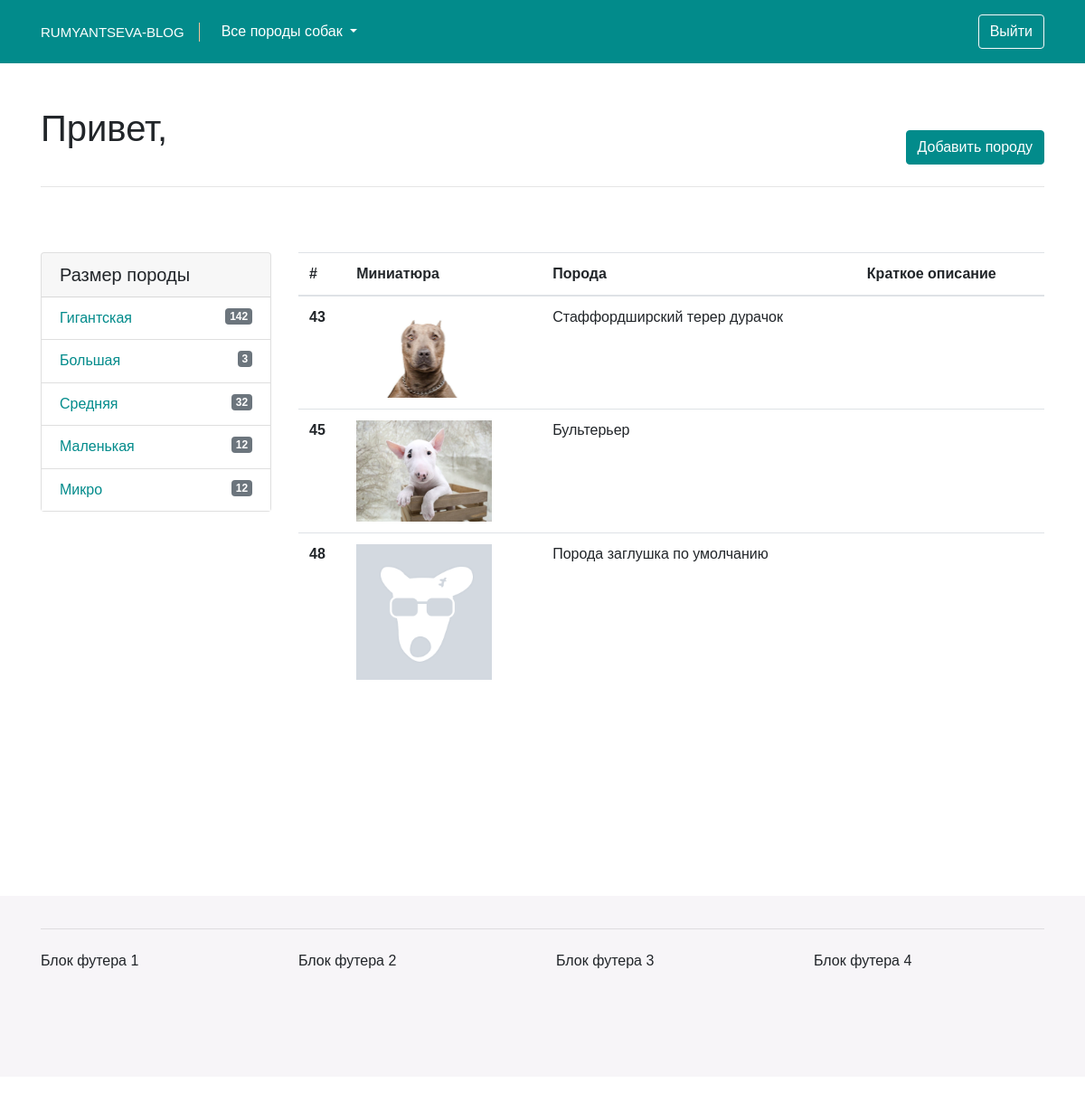
Page /cabinet.php on the earlier database version.
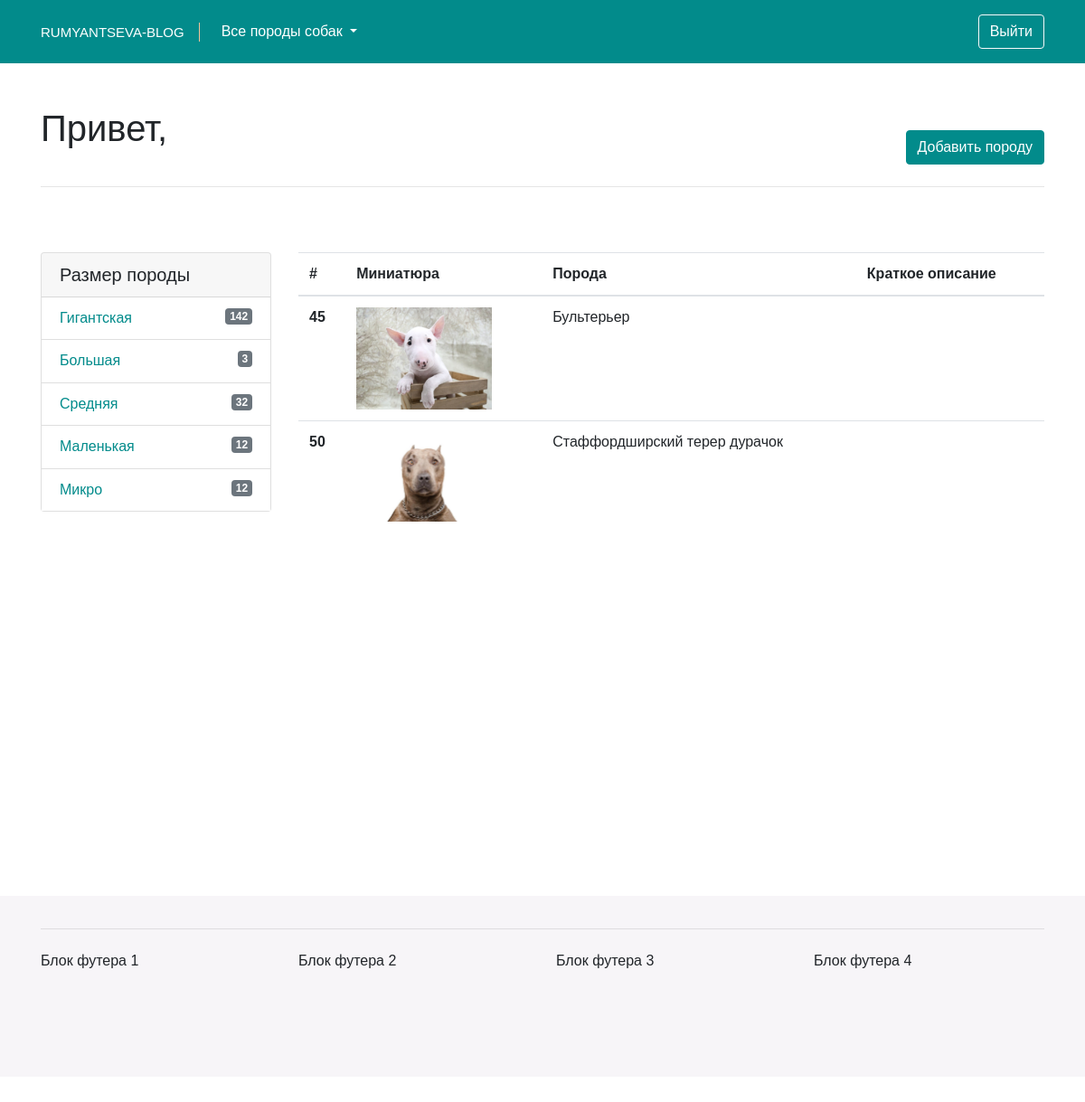
Same page on the later database version.
### tables this page shows
CREATE TABLE `breeds` (
  `id` int(11) NOT NULL,
  `title` varchar(255) NOT NULL,
  `short_content` text NOT NULL,
  `content` text NOT NULL,
  `category_id` int(11) NOT NULL,
  `author_id` int(11) NOT NULL,
  `image` varchar(255) NOT NULL,
  `date` timestamp NOT NULL DEFAULT CURRENT_TIMESTAMP,
  `status` int(1) NOT NULL DEFAULT '1'
);

### cabinet.php (the view, shortened to what this page needs)
<?php
require_once 'database/pdo-db.php';
$sql = "SELECT * FROM breeds";
$statement = $pdo->prepare($sql);
$statement->execute();
$breeds = $statement->fetchAll(PDO::FETCH_ASSOC);
?>
<!doctype html>
<html lang="ru">
<body>
<div class="section py-5">
	<div class="container">
		<div class="row justify-content-between">
			<div class="col-4">
				<h1 class="d-inline"><p>Привет, <?= $_SESSION['login'];?></p></h1>
			</div>
			<div class="col-4 align-self-end text-right">
				<a class="btn btn-custom" href="create.php">Добавить породу</a>
			</div>
		</div>
		<hr class="my-4">
	</div>
<div class="section py-5">
	<div class="container">
		<div class="row">
			<div class="col-lg-3">
				<div class="card mb-3">
					<article class="card-group-item">
						<header class="card-header"><h5 class="title">Размер породы</h5></header>
						<div class="filter-content">
							<div class="list-group list-group-flush">
								<a href="#" class="list-group-item">Гигантская <span class="float-right badge badge-secondary round">142</span> </a>
								<a href="#" class="list-group-item">Большая <span class="float-right badge badge-secondary round">3</span>  </a>
								<a href="#" class="list-group-item">Средняя <span class="float-right badge badge-secondary round">32</span>  </a>
								<a href="#" class="list-group-item">Маленькая <span class="float-right badge badge-secondary round">12</span>  </a>
								<a href="#" class="list-group-item">Микро <span class="float-right badge badge-secondary round">12</span>  </a>
							</div>
						</div>
					</article>
				</div>
			</div>
			<div class="col-lg-9">
				<table class="table">
					<thead>
					<tr>
						<th scope="col">#</th>
						<th scope="col">Миниатюра</th>
						<th scope="col">Порода</th>
						<th scope="col">Краткое описание</th>
					</tr>
					</thead>
					<tbody>
					<?php foreach($breeds as $breed): ?>
					<tr>
						<th scope="row"><?= $breed['id']; ?></th>
						<td ><img width="150px" class="img-md" src="uploads/<?= $breed['image'];?>"></td>
						<td><?= $breed['title']; ?></td>
						<td><?= $breed['short_content']; ?></td>
					</tr>
					<?php endforeach; ?>
					</tbody>
				</table>
			</div>
		</div>
	</div>
</div>
</body>
</html>

### css/style.css (style rules this page uses)
body { font-family: 'lasco-regular', sans-serif; font-size: 16px; line-height: 1.4; }
a { color: #028b8b; }
.bg-nav-custom { background-color: #028b8b; }
.navbar-brand-custom { color: #fff; border-right: 1px solid #f1c198; padding: 0 1rem 0 0; text-transform: uppercase; font-size: 15px; }
.btn-custom { color: #fff; background-color: #028b8b; border-color: #028b8b; }
.section { min-height: 95vh; }
.card-header h5.title { margin-bottom: 0 !important; }
.footer { padding: 1% 0; min-height: 200px; background: #f7f5f8; }

Differences in the rows shown:
removed breeds: id "43", image (picture), title "Стаффордширский терер дурачок"
removed breeds: id "48", image (picture), title "Порода заглушка по умолчанию"
added breeds: id "50", image (picture), title "Стаффордширский терер дурачок"
